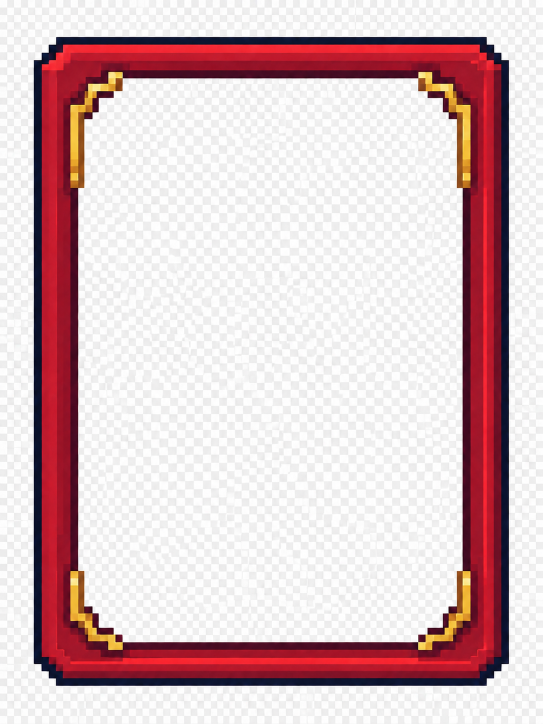
#> input picture assets/ui_redrawn/drafts/card_frame_red_not_transparent.png, 1086 x 1448 px (shown at 1/2 size)
$ python process_assets.py
#> lines starting #> are read from the running program, lines starting #| are printed output that depends on the picture; after the words box and inside, x2 and y2 are one past the last pixel; in counts of white or black regions, pixels touching at a corner belong together
#> pass 3 of the loop in simple_assets, `for category, size in [('icons',(256,256)), ('status',(256,256)), ('un..`:
#> pass 3 of the loop in simple_assets, `for name, size in sizes.items():`:
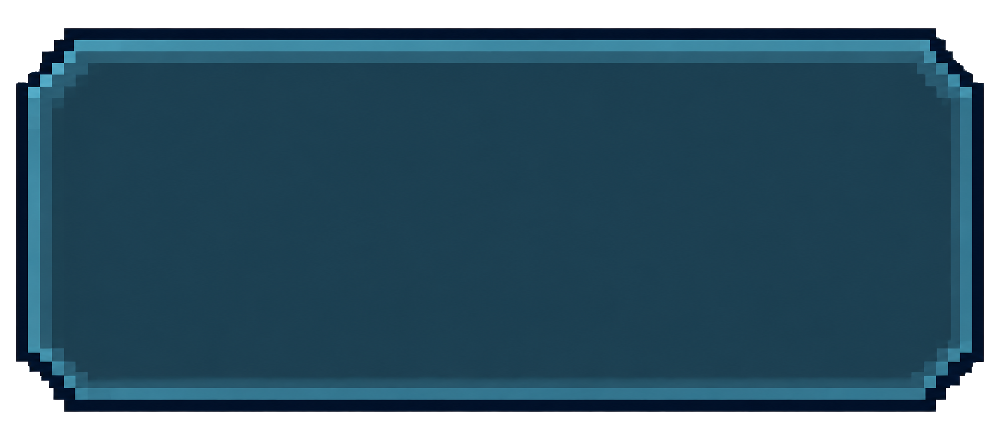
#> input picture assets/ui_redrawn/components/dark_panel.png, 1000 x 440 px, found by its file name
#> in clean, im is the input picture: PIL image 1000x440 RGBA; mean R, G, B, A 24.5, 55.6, 71.4, 211.7
#> spill: shape (440, 1000) bool; every value is 0
#> box = (16, 28, 984, 412)
#> method = 'preserved_alpha'
#> in write, `aa = np.array(im.convert('RGBA'))[:,:,3]`:
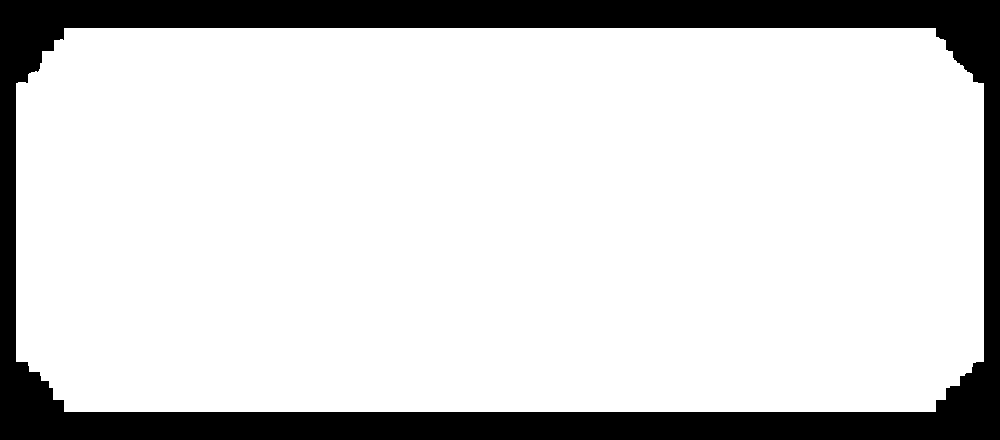
#> aa: shape (440, 1000); 83% white; 1 black region, box (x1, y1, x2, y2) and area: (0, 0, 1000, 440) 74685
#> the loop made 11 passes; the first 3 are shown
"""User-authorized deterministic matte removal, alignment and layer export.

No network/API calls. Source art stays in raw/. Generated outputs are reproducible.
Requires Pillow and NumPy; edits only files beneath this asset directory.
"""
from pathlib import Path
import argparse
import json
from collections import deque
import numpy as np
from PIL import Image, ImageDraw, ImageOps, ImageFilter

ROOT = Path(__file__).resolve().parents[1]
NEAREST = Image.Resampling.NEAREST
RECORDS = []

def flood(mask, seeds):
    """Scan-line connected component fill; protects enclosed white highlights."""
    h, w = mask.shape
    work = mask.copy()
    found = np.zeros_like(mask)
    q = deque(seeds)
    while q:
        x, y = q.pop()
        if not (0 <= x < w and 0 <= y < h) or not work[y, x]:
            continue
        left, right = x, x
        while left > 0 and work[y, left - 1]: left -= 1
        while right + 1 < w and work[y, right + 1]: right += 1
        work[y, left:right + 1] = False
        found[y, left:right + 1] = True
        for yy in (y - 1, y + 1):
            if 0 <= yy < h:
                row = work[yy, left:right + 1]
                starts = np.flatnonzero(row & np.r_[True, ~row[:-1]])
                q.extend((left + int(xx), yy) for xx in starts)
    return found

def clean(path, hole=False):
    im = Image.open(path).convert('RGBA')
    a = np.array(im)
    rgb = a[:, :, :3].astype(np.int16)
    # Preserve genuine alpha. Otherwise key the observed matte, never the art.
    if np.mean(a[:, :, 3] == 0) > .005:
        method = 'preserved_alpha'
    else:
        r, g, b = rgb[:, :, 0], rgb[:, :, 1], rgb[:, :, 2]
        magenta = (r > 140) & (b > 130) & (g < 125) & (r - g > 65) & (b - g > 60)
        neutral = (rgb.min(2) > 170) & (rgb.max(2) - rgb.min(2) < 42)
        black = (rgb.max(2) < 12)
        candidates = magenta | neutral | black
        # This map rendition has a navy halo instead of the requested matte.
        # All map content is parchment, green terrain, brown paths and red mark.
        if Path(path).stem == 'map':
            candidates |= (r < 50) & (g < 90) & (b >= r)
        h, w = candidates.shape
        seeds = [(x, 0) for x in range(w)] + [(x, h-1) for x in range(w)]
        seeds += [(0,y) for y in range(h)] + [(w-1,y) for y in range(h)]
        if hole: seeds.append((w//2, h//2))
        removed = flood(candidates, seeds)
        # Magenta is reserved as the matte color, including enclosed holes.
        removed |= magenta
        a[removed, 3] = 0
        method = 'border_flood_and_chroma_key' + ('_center_hole' if hole else '')
    # Remove darker magenta edge contamination left by anti-aliased RGB mattes.
    spill=(rgb[:,:,0]-rgb[:,:,1]>55)&(rgb[:,:,2]-rgb[:,:,1]>55)
    a[spill,3]=0
    if Path(path).stem == 'map':
        # Discard the renderer's extraneous blue glow, not map symbols.
        halo = (rgb[:,:,0] < 50) & (rgb[:,:,1] < 90) & (rgb[:,:,2] >= rgb[:,:,0])
        a[halo, 3] = 0
        a[a[:,:,3] > 128, 3] = 255
    a[a[:,:,3] == 0, :3] = 0
    result = Image.fromarray(a)
    box = result.getbbox()
    if box is None: raise ValueError(f'Empty extraction: {path}')
    return result.crop(box), method

def fit(im, size, margin=0, stretch=False):
    out = Image.new('RGBA', size)
    inside = (size[0]-2*margin, size[1]-2*margin)
    fg = im.resize(inside, NEAREST) if stretch else ImageOps.contain(im, inside, NEAREST)
    out.alpha_composite(fg, ((size[0]-fg.width)//2, (size[1]-fg.height)//2))
    return out

def write(im, relative, sources, method, **extra):
    path = ROOT / relative
    path.parent.mkdir(parents=True, exist_ok=True)
    im.convert('RGBA').save(path)
    aa = np.array(im.convert('RGBA'))[:,:,3]
    RECORDS.append(dict(file=relative, width=im.width, height=im.height,
                        transparent_pixels=int((aa==0).sum()),
                        opaque_pixels=int((aa==255).sum()), sources=sources,
                        method=method, **extra))
    return im

def simple_assets():
    for category, size in [('icons',(256,256)), ('status',(256,256)), ('units',(512,512))]:
        for p in sorted((ROOT/'raw'/category).glob('*.png')):
            im, method = clean(p, hole=p.stem in ('relic_ring','gear'))
            if p.stem == 'gold_coin':
                # The reference's embossed stroke can read as a numeral. Replace
                # its whole inner disk with blank golden material, not a glyph.
                a=np.array(im); h,w=a.shape[:2]; yy,xx=np.indices((h,w))
                mask=((xx-w*.5)/(w*.29))**2+((yy-h*.5)/(h*.34))**2<1
                ramp=np.clip((yy/(h-1)),0,1)
                for c,(top,bottom) in enumerate([(255,223),(214,146),(70,19)]):
                    val=(top*(1-ramp)+bottom*ramp).astype(np.uint8)
                    a[:,:,c][mask]=val[mask]
                im=Image.fromarray(a);method+='_blank_coin_face'
            write(fit(im,size,16), f'{category}/{p.name}', [str(p.relative_to(ROOT))], method)
    sizes = dict(gold_button=(1024,360),chapter_banner=(1280,280),dark_panel=(1000,440),
                 energy_orb=(512,512),parchment_card=(768,1024),cost_badge=(256,256),
                 draw_book=(512,512),discard_book=(512,512),health_bar=(768,128),toggle=(512,256),
                 crown_backplate=(384,512))
    for name, size in sizes.items():
        p = ROOT/'raw'/'surfaces'/f'{name}.png'
        if not p.exists(): continue
        im, method = clean(p)
        write(fit(im,size,16), f'components/{name}.png', [str(p.relative_to(ROOT))], method)
    old = ROOT/'drafts/card_frame_red_not_transparent.png'
    im, method = clean(old, hole=True)
#> call 4 of clean, with hole = True
#> in clean (call 4), `magenta = (r > 140) & (b > 130) & (g < 125) & (r - g > 65) & (b - g > ..`: magenta: shape (1448, 1086) bool; every value is 0
#> in clean (call 4), `neutral = (rgb.min(2) > 170) & (rgb.max(2) - rgb.min(2) < 42)`:
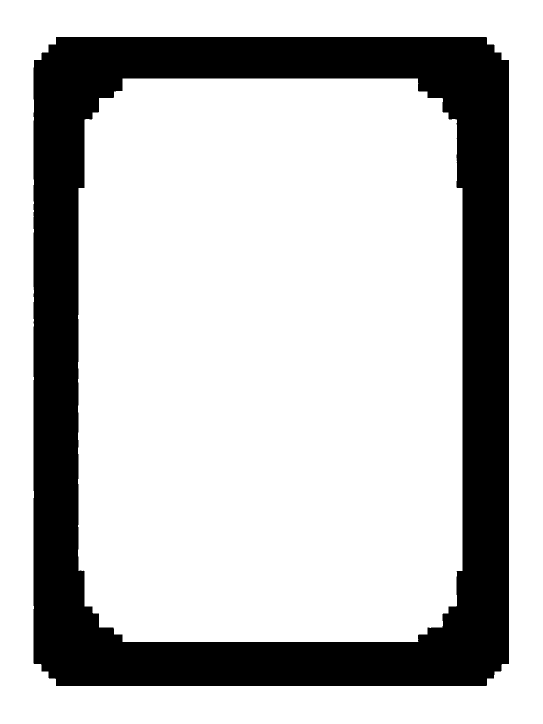
#> neutral: shape (1448, 1086) bool (shown at 1/2 size); 75.5% white; 1 black region, box (x1, y1, x2, y2) and area: (67, 74, 1018, 1372) 385295
#> in clean (call 4), `black = (rgb.max(2) < 12)`:
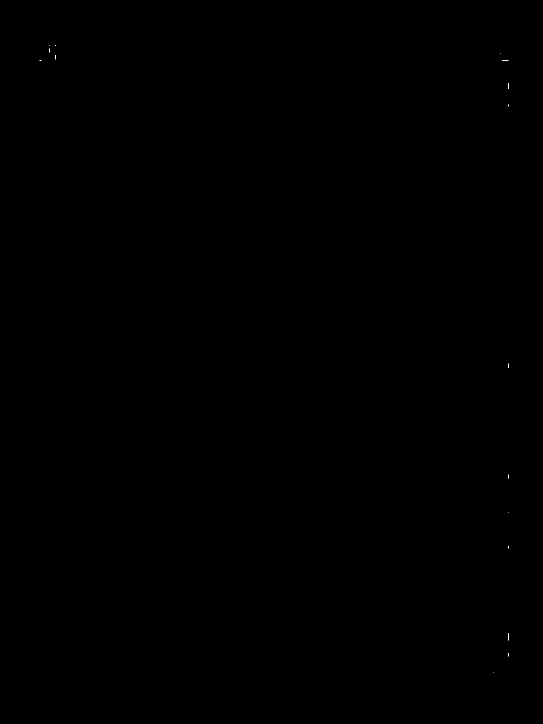
#> black: shape (1448, 1086) bool (shown at 1/2 size); 0.01% white in thin lines or dots, all inside (x1, y1, x2, y2) = (79, 90, 1017, 1345)
#> in clean (call 4), `candidates = magenta | neutral | black`: candidates: shape (1448, 1086) bool; 75.5% white; 1 black region, box (x1, y1, x2, y2) and area: (67, 74, 1018, 1372) 385195
#> in clean (call 4), `box = result.getbbox()`: box = (67, 74, 1018, 1372)
    write(fit(im,(768,1024),16,stretch=True), 'components/card_frame_red.png',
          ['drafts/card_frame_red_not_transparent.png'], method)

def component(name):
    return Image.open(ROOT/'components'/f'{name}.png').convert('RGBA')

def color_frame(im, color):
    a = np.array(im)
    rgb = a[:,:,:3].astype(np.float32)
    red = (rgb[:,:,0] > rgb[:,:,1]*1.4) & (rgb[:,:,0] > rgb[:,:,2]*1.3)
    intensity = rgb[:,:,0] / 255
    palettes = dict(blue=(38,151,249),green=(25,207,103),gold=(255,205,70))
    if color != 'red':
        tinted = intensity[:,:,None] * np.array(palettes[color])[None,None,:]
        a[:,:,:3][red] = np.clip(tinted[red],0,255).astype(np.uint8)
    return Image.fromarray(a)

# [54 lines left out: functions positioned, cards, not called in this run]

def ui_layers():
    panel = component('dark_panel')
    # Shared blanks replace all repeated panels; text stays in runtime Labels.
    for name,size in [('top_bar',(2048,128)),('stat_panel',(768,224)),
                      ('navigation_button',(512,224)),('phase_panel',(768,224)),
                      ('speed_button_blank',(320,224)),('auto_row_blank',(640,160)),
                      ('battle_control_panel',(1000,440)),('pile_backplate',(512,320))]:
        write(fit(panel,size,8,True),f'panels/{name}.png',['components/dark_panel.png'],'resized_complete_panel')
    for color in ['blue','green','gold']:
        write(color_frame(component('card_frame_red'),color),f'components/card_frame_{color}.png',
              ['components/card_frame_red.png'],'palette_variant')
    # Health border and FULL fill share an identical canvas; empty underlay is
    # reconstructed from the frame color, so decreasing fill never reveals holes.
    health = component('health_bar')
    a = np.array(health)
    rgb = a[:,:,:3].astype(np.int16)
    red = (rgb[:,:,0] > 110) & (rgb[:,:,0] > rgb[:,:,1]*1.15) & (rgb[:,:,0] > rgb[:,:,2]*1.2)
    fill = a.copy(); fill[~red,3]=0
    border = a.copy(); border[red,3]=0
    under = a.copy(); under[red,:3]=(26,47,64)
    for lname,arr in [('10_fill',fill),('20_border',border),('00_empty_bar',under)]:
        write(Image.fromarray(arr),f'health/{lname}.png',['components/health_bar.png'],'color_mask_full_layer',anchor=[0,0])
    # Energy core gets a complete round blue base behind the four rim points.
    orb = component('energy_orb')
    a = np.array(orb); rgb=a[:,:,:3].astype(np.int16)
    blue = (rgb[:,:,2] > rgb[:,:,0]+25) & (rgb[:,:,2] > 100)
    yy,xx=np.indices(a.shape[:2]); inner=(xx-256)**2+(yy-256)**2 < 174**2
    core_mask = blue | (inner & (rgb.min(2)>150))
    rim=a.copy(); rim[core_mask,3]=0
    # Low-frequency blue patch extends behind the gold rim to complete the core.
    core=Image.new('RGBA',orb.size)
    d=ImageDraw.Draw(core); d.ellipse((68,68,444,444),fill=(9,145,244,255))
    patch=a.copy(); patch[~core_mask,3]=0
    core.alpha_composite(Image.fromarray(patch))
    write(core,'energy/00_core.png',['components/energy_orb.png'],'extended_blue_core',anchor=[0,0])
    write(Image.fromarray(rim),'energy/10_rim.png',['components/energy_orb.png'],'isolated_gold_rim',anchor=[0,0])
    # Blank badge variants: face is complete under the rim, no numerals.
    badge=component('cost_badge')
    a=np.array(badge); rgb=a[:,:,:3].astype(np.int16)
    gold=(rgb[:,:,0]>100)&(rgb[:,:,0]>rgb[:,:,2]*1.5)
    for name,col in [('counter_red',(211,32,53)),('badge_navy',(26,47,64))]:
        cp=a.copy(); face=(cp[:,:,3]>0)&(~gold)
        # Preserve outer dark contour, recolor only inner central region.
        yy,xx=np.indices(face.shape); face &= ((xx-128)**2+(yy-128)**2<65**2)
        cp[face,:3]=col
        write(Image.fromarray(cp),f'badges/{name}.png',['components/cost_badge.png'],'blank_badge_variant')
    # Selected button: reuse complete gold bevel, remove just its face.
    selected=fit(component('gold_button'),(320,224),8,True)
    a=np.array(selected); a[50:172,45:275,3]=0
    write(Image.fromarray(a),'controls/selected_border.png',['components/gold_button.png'],'blank_selection_overlay')
    # Pause is geometry, not typography: two independent silver bars.
    pause=Image.new('RGBA',(256,256)); d=ImageDraw.Draw(pause)
    for x in [66,145]:
        d.rectangle((x,56,x+44,200),fill=(143,172,189,255)); d.rectangle((x,56,x+8,190),fill=(207,224,235,255))
    write(pause,'controls/pause_symbol.png',[],'local_geometric_symbol')
    # Toggle: mirror the unobstructed right half to fully reconstruct the track.
    toggle=component('toggle'); box=toggle.getbbox(); t=toggle.crop(box)
    right=t.crop((t.width//2,0,t.width,t.height))
    track=Image.new('RGBA',(right.width*2,right.height)); track.alpha_composite(ImageOps.mirror(right),(0,0));track.alpha_composite(right,(right.width,0))
    track=fit(track,(512,256),16)
    a=np.array(t); rgb=a[:,:,:3].astype(np.int16)
    neutral=(rgb.min(2)>105)&(rgb.max(2)-rgb.min(2)<85)
    neutral[:,int(t.width*.48):]=False
    knob=a.copy(); knob[~neutral,3]=0
    knob=Image.fromarray(knob); knob=knob.crop(knob.getbbox())
    write(track,'controls/toggle_track.png',['components/toggle.png'],'mirrored_unoccluded_track')
    write(fit(knob,(224,224),12),'controls/toggle_knob.png',['components/toggle.png'],'isolated_knob')

# [29 lines left out: function ui_compositions, not called in this run]

def main():
    simple_assets()
#> in simple_assets, `im, method = clean(old, hole=True)`:
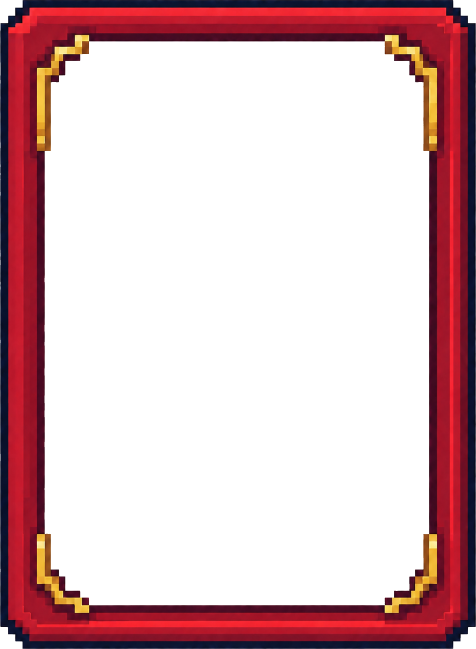
#> im: PIL image 951x1298 RGBA (shown at 1/2 size); mean R, G, B, A 41.5, 9.6, 13.6, 79.6; transparent parts drawn white
#> in fit (call 4), `out = Image.new('RGBA', size)`: out: PIL image 768x1024 RGBA; every value is 0
#> in write (call 4), `aa = np.array(im.convert('RGBA'))[:,:,3]`: aa: shape (1024, 768); 29% white; 1 white region, box (x1, y1, x2, y2) and area: (16, 16, 752, 1008) 227713
    ui_layers()
#> the loop in ui_layers, `for name,size in [('top_bar',(2048,128)),('stat_panel',(768,224)), ('n..` made 8 passes
#> pass 1, in write (call 5), `im.convert('RGBA').save(path)`:
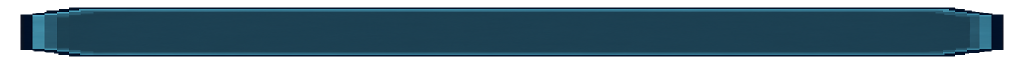
#> saved as top_bar.png: PIL image 2048x128 RGBA (shown at 1/2 size); mean R, G, B, A 21.2, 48.4, 62.2, 184.2; transparent parts drawn white
#> pass 1, in write (call 5), `aa = np.array(im.convert('RGBA'))[:,:,3]`:
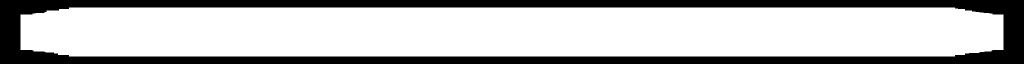
#> aa: shape (128, 2048) (shown at 1/2 size); 72.2% white; 1 black region, box (x1, y1, x2, y2) and area: (0, 0, 2048, 128) 72805
#> in color_frame, `rgb = a[:,:,:3].astype(np.float32)`:
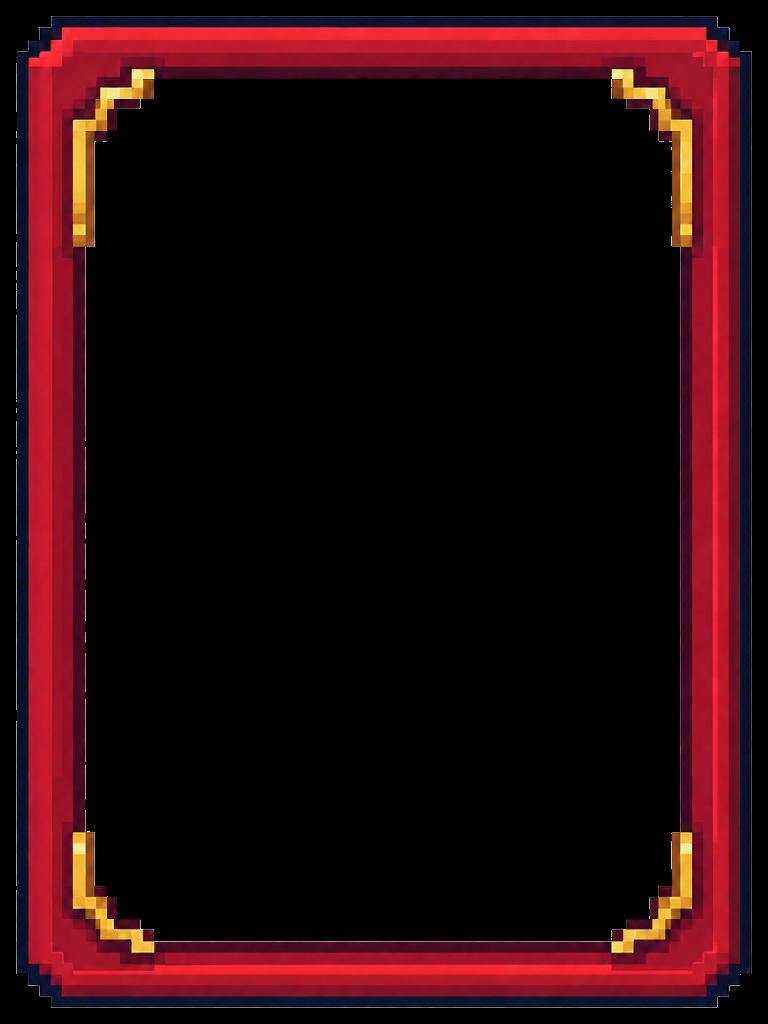
#> rgb: shape (1024, 768, 3) float32; mean R, G, B 38.7, 9, 12.6
#> in color_frame, `red = (rgb[:,:,0] > rgb[:,:,1]*1.4) & (rgb[:,:,0] > rgb[:,:,2]*1.3)`: red: shape (1024, 768) bool; 22.7% white; 9 white regions (4 under 20 px), largest, box (x1, y1, x2, y2) and area: (28, 27, 740, 997) 176900, (626, 832, 680, 930) 1251, (143, 929, 154, 942) 135, (612, 929, 624, 941) 132, (76, 899, 85, 907) 40
#> in color_frame, `a[:,:,:3][red] = np.clip(tinted[red],0,255).astype(np.uint8)`:
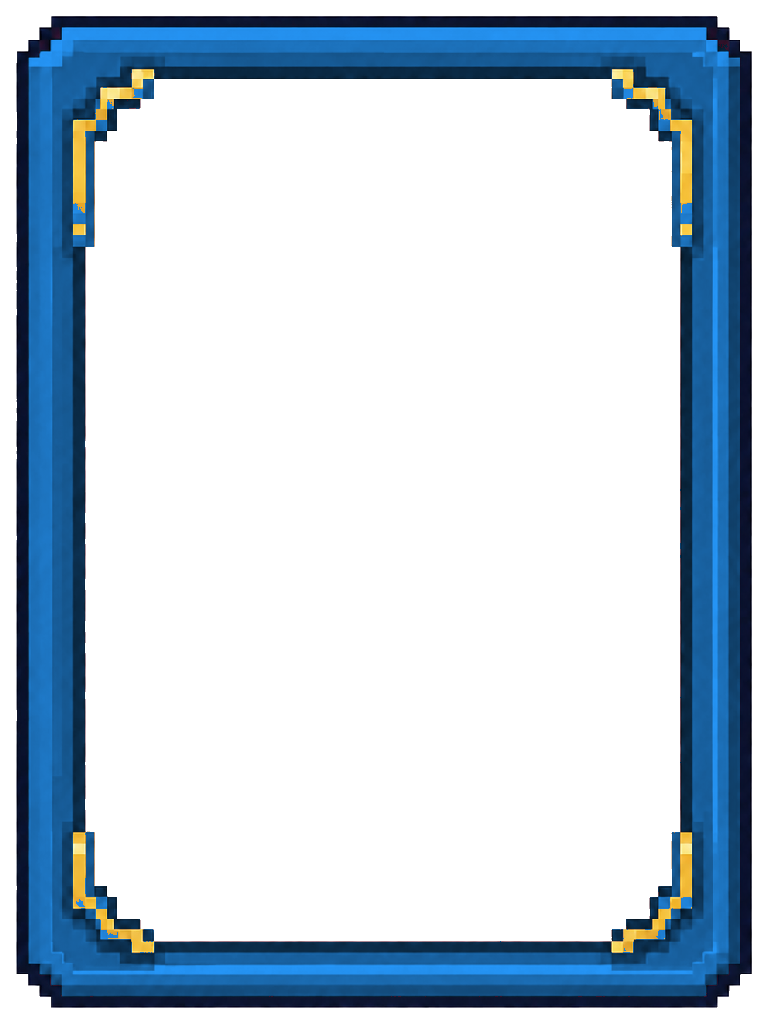
#> a: shape (1024, 768, 4); mean R, G, B, A 8.9, 24.1, 37.6, 73.8; transparent parts drawn white
#> pass 3 of the loop in ui_layers, `for color in ['blue','green','gold']:`:
#> in color_frame (call 3), `a[:,:,:3][red] = np.clip(tinted[red],0,255).astype(np.uint8)`:
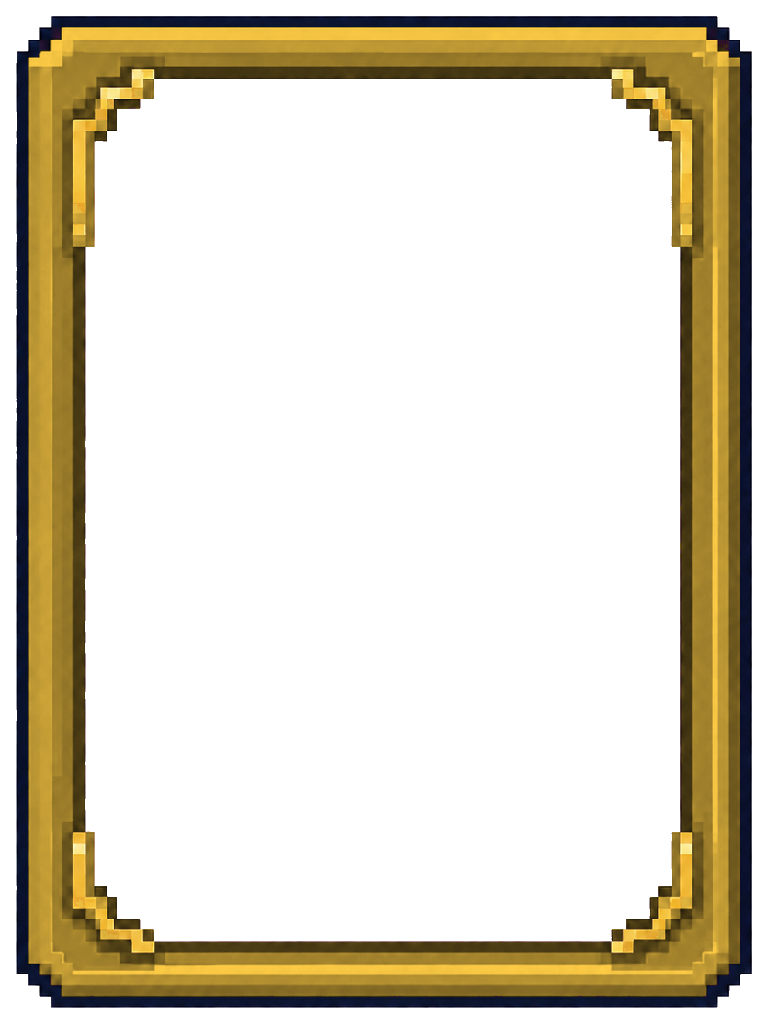
#> a: shape (1024, 768, 4); mean R, G, B, A 38.7, 31.5, 13, 73.8; transparent parts drawn white
    layouts=cards()
    ui=ui_compositions()
    (ROOT/'manifest.json').write_text(json.dumps(RECORDS,ensure_ascii=False,indent=2),encoding='utf-8')
    (ROOT/'card_layouts.json').write_text(json.dumps(layouts,ensure_ascii=False,indent=2),encoding='utf-8')
    (ROOT/'ui_layouts.json').write_text(json.dumps(ui,ensure_ascii=False,indent=2),encoding='utf-8')
    print(f'Exported {len(RECORDS)} PNGs, {len(layouts)} cards with verified reassembly')

#> (the run stopped early here; a loop or call above may not have finished)
